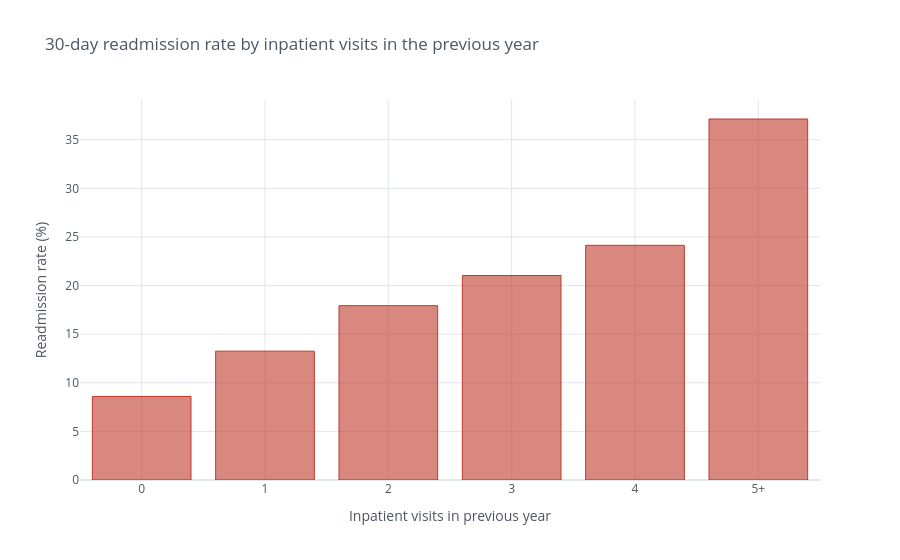

Here is the notebook cell this chart was saved with:
### Markdown cell above
### Q3. Do previous hospital stays predict readmission?

### Code cell
df["prior_inpatient_band"] = df["number_inpatient"].clip(upper=5).astype(str).replace({"5": "5+"})
inp_rate = readmit_rate(df, "prior_inpatient_band")

fig = inp_rate["readmit_rate"].iplot(kind="bar", asFigure=True, colors=[RED],
                                     title="30-day readmission rate by inpatient visits in the previous year",
                                     xTitle="Inpatient visits in previous year", yTitle="Readmission rate (%)")
fig.show()
inp_rate

### Figure 1 — Plotly figure (JSON) as saved in the notebook; plotly's stock layout.template omitted (floating-point values rounded to 4 significant figures)
{"data": [{"marker": {"color": "rgba(192, 57, 43, 0.6)", "line": {"color": "rgba(192, 57, 43, 1.0)", "width": 1}}, "name": "readmit_rate", "orientation": "v", "text": "", "type": "bar", "x": ["0", "1", "2", "3", "4", "5+"], "y": [8.59, 13.25, 17.93, 21.03, 24.14, 37.13]}], "layout": {"legend": {"bgcolor": "#FFFFFF", "font": {"color": "#4D5663"}}, "paper_bgcolor": "#FFFFFF", "plot_bgcolor": "#FFFFFF", "title": {"font": {"color": "#4D5663"}, "text": "30-day readmission rate by inpatient visits in the previous year"}, "xaxis": {"gridcolor": "#E1E5ED", "showgrid": true, "tickfont": {"color": "#4D5663"}, "title": {"font": {"color": "#4D5663"}, "text": "Inpatient visits in previous year"}, "zerolinecolor": "#E1E5ED"}, "yaxis": {"gridcolor": "#E1E5ED", "showgrid": true, "tickfont": {"color": "#4D5663"}, "title": {"font": {"color": "#4D5663"}, "text": "Readmission rate (%)"}, "zerolinecolor": "#E1E5ED"}}}
